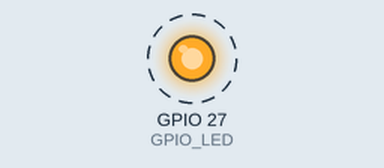
The sketch below on a simulated ESP32. On the bench: output pins drawn as LEDs (lit = HIGH). Dashed ring = blinking. No radio packets arrive unless stated; what the sketch prints to the serial monitor is not drawn.

Above: at 0.5 s.
Timing chart, 0 to 4.8 s (numbered marks = the images above):
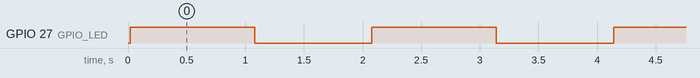

The sketch:

LoRaSender.ino
```cpp
/*
  Basic test program, send date at the BAND you seted.

  by Aaron.Lee from HelTec AutoMation, ChengDu, China
  成都惠利特自动化科技有限公司
  www.heltec.cn

  this project also realess in GitHub:
  https://github.com/Heltec-Aaron-Lee/WiFi_Kit_series
*/
#include <SPI.h>
#include <LoRa.h>

// Pin definetion of WIFI LoRa 32
// HelTec AutoMation 2017 support@heltec.cn
//#define SCK     5    // GPIO5  -- SX127x's SCK
//#define MISO    19   // GPIO19 -- SX127x's MISO
//#define MOSI    27   // GPIO27 -- SX127x's MOSI
//#define SS      18   // GPIO18 -- SX127x's CS
//#define RST     14   // GPIO14 -- SX127x's RESET
//#define DI0     26   // GPIO26 -- SX127x's IRQ(Interrupt Request)

#define SCK       14   // GPIO14  -- SX127x's SCK
#define MISO      13   // GPIO13 -- SX127x's MISO
#define MOSI      12   // GPIO12 -- SX127x's MOSI
#define SS        15   // GPIO15 -- SX127x's CS
#define RST       32   // GPIO32 -- SX127x's RESET
#define DI0       18   // GPIO26 -- SX127x's IRQ(Interrupt Request)

#define BAND    433E6  //you can set band here directly,e.g. 433E6,868E6,915E6
#define PABOOST true

#define GPIO_LED  27

int counter = 0;

void setup()
{
    pinMode( GPIO_LED, OUTPUT );

    Serial.begin( 115200 );
    while ( !Serial );
    Serial.println( "LoRa Sender" );

    SPI.begin( SCK, MISO, MOSI, SS );
    LoRa.setPins( SS, RST, DI0 );

    if (!LoRa.begin( BAND, PABOOST ))
    {
        Serial.println("Starting LoRa failed!");
        while (1);
    }
}

void loop()
{
    digitalWrite( GPIO_LED, HIGH );   // turn the LED on (HIGH is the voltage level)
    delay( 1000 );                       // wait for a second

    Serial.print( "Sending packet: " );
    Serial.println( counter );

    // send packet
    LoRa.beginPacket();
    LoRa.print( "hello " );
    LoRa.print( counter );
    LoRa.endPacket();

    counter++;

    digitalWrite( GPIO_LED, LOW );    // turn the LED off by making the voltage LOW
    delay( 1000 );                       // wait for a second
}
```

Measured:
- by itself, GPIO 27 (GPIO_LED): alternates HIGH for 1.1 s and LOW for 1.0 s
